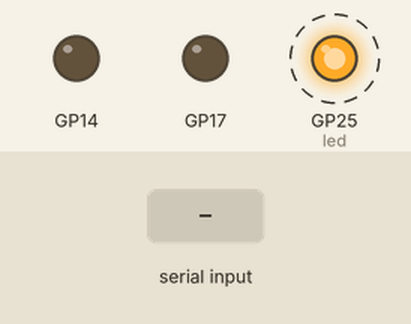
A program run on a simulated Raspberry Pi Pico running MicroPython. Parts: output pins drawn as LEDs (lit = HIGH). Dashed ring = blinking. The inputs (shaded band) are chosen by the test bench. Threads take turns every 2 ms; what the program prints to the serial console is not drawn.

Above: at 1.2 s.
1.3 s: "SET=" typed at the serial console, then Enter
4.3 s: "1" typed at the serial console, then Enter
Timing chart, 0 to 13.3 s (numbered marks = the images above; inputs shaded):
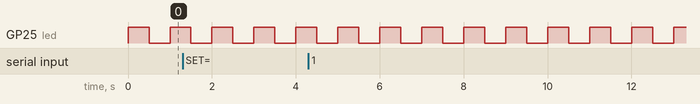

The program:

main.py
```python
from machine import Pin, PWM
import time
import _thread

MAX_DUTY = 65535
LED_PIN = 25
BLINK_INTERVAL = 0.5

CHANNEL_A = 17
CHANNEL_B = 14

class PWMController:
    def __init__(self):
        self.pwm_pins = {
            CHANNEL_A: {'pwm': None, 'freq': 1000, 'dc': 0},
            CHANNEL_B: {'pwm': None, 'freq': 1000, 'dc': 0},
        }
        self.led = None
        self.running = True
        self.init_pwm()
        self.init_led()

    def init_pwm(self):
        for pin_num in self.pwm_pins:
            self.pwm_pins[pin_num]['pwm'] = PWM(Pin(pin_num))
            self.pwm_pins[pin_num]['pwm'].freq(self.pwm_pins[pin_num]['freq'])
            self.set_duty_cycle(pin_num, self.pwm_pins[pin_num]['dc'])

    def init_led(self):
        self.led = Pin(LED_PIN, Pin.OUT)
        self.led.off()
        _thread.start_new_thread(self.heartbeat, ())

    def heartbeat(self):
        while self.running:
            self.led.on()
            time.sleep(BLINK_INTERVAL)
            self.led.off()
            time.sleep(BLINK_INTERVAL)

    def set_duty_cycle(self, pin_num, dc):
        if not (0 <= dc <= 100):
            return False
        self.pwm_pins[pin_num]['dc'] = dc
        self.pwm_pins[pin_num]['pwm'].duty_u16(int(MAX_DUTY * dc / 100))
        return True

    def set_frequency(self, pin_num, freq):
        if freq <= 0:
            return False
        self.pwm_pins[pin_num]['freq'] = freq
        self.pwm_pins[pin_num]['pwm'].freq(freq)
        return True

    def set_channel(self, pin_num, freq, dc):
        return self.set_frequency(pin_num, freq) and self.set_duty_cycle(pin_num, dc)

    def parse_command(self, cmd):
        cmd = cmd.strip()
        if not cmd.startswith("SET="):
            return False

        try:
            parts = cmd[4:].split(',')
            mode = int(parts[0])

            if mode == 1:
                if len(parts) != 3:
                    return False
                return self.set_channel(CHANNEL_A, int(parts[1]), int(parts[2]))

            elif mode == 2:
                if len(parts) != 3:
                    return False
                return self.set_channel(CHANNEL_B, int(parts[1]), int(parts[2]))

            elif mode == 3:
                if len(parts) != 5:
                    return False
                ok_a = self.set_channel(CHANNEL_A, int(parts[1]), int(parts[2]))
                ok_b = self.set_channel(CHANNEL_B, int(parts[3]), int(parts[4]))
                return ok_a and ok_b

            return False

        except (ValueError, IndexError):
            return False

    def cleanup(self):
        self.running = False
        time.sleep(0.1)
        if self.led:
            self.led.off()
        for pin_num in self.pwm_pins:
            self.pwm_pins[pin_num]['pwm'].duty_u16(0)
            self.pwm_pins[pin_num]['pwm'].deinit()

    def run(self):
        try:
            while True:
                cmd = input()
                if self.parse_command(cmd):
                    print("OK\r")
                else:
                    print("ERROR\r")
        except KeyboardInterrupt:
            pass
        finally:
            self.cleanup()

def main():
    Pin(26, Pin.IN, Pin.PULL_UP)
    Pin(27, Pin.IN, Pin.PULL_UP)
    controller = PWMController()
    controller.run()

if __name__ == "__main__":
    main()
```

Measured:
- by itself, GP25 (led): alternates HIGH for 0.50 s and LOW for 0.50 s
